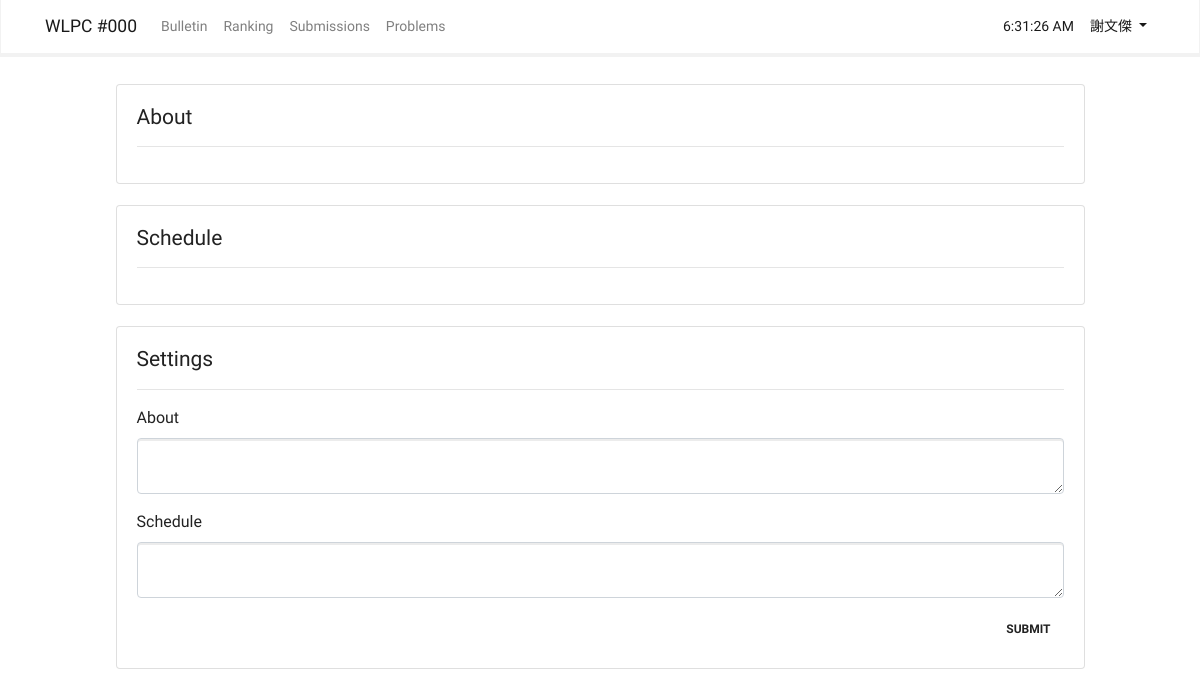
The page / (signed in) on the database its author committed.
### app/models.py (models this page shows, shortened)
class User(UserMixin, db.Model):
    __tablename__ = 'users'
    id = db.Column(db.Integer, primary_key = True)
    email = db.Column(db.String(64), unique = True, index = True)
    username = db.Column(db.String(64), index = True)
    password_hash = db.Column(db.String(128))
    status = db.Column(db.String)
    score = db.Column(db.Integer)
    @property
    def password(self):
        raise AttributeError('password is not a readable attribute')

class Setting(db.Model):
    __tablename__ = 'settings'
    setting = db.Column(db.String, primary_key = True, index = True)
    value = db.Column(db.Text)
    def get_or_create(**kwargs):
        instance = Setting.query.filter_by(**kwargs).first()
        if instance:
            return instance
        else:
            instance = Setting(**kwargs)
            instance.value = ''
            db.session.add(instance)
            db.session.commit()
            return instance

### app/main/views.py (the view, shortened to what this page needs)
@main.route('/', methods = ['GET', 'POST'])
def home():
    form = SettingForm()
    about = form.about.data = Setting.get_or_create(setting = 'about').value
    schedule = form.schedule.data = Setting.get_or_create(setting = 'schedule').value
    about = markdown(about, output_format = 'html')
    schedule = markdown(schedule, output_format = 'html')
    return render_template('home.html', current_time = datetime.utcnow(), form = form, about = about, schedule = schedule)

### app/main/forms.py (shortened to what this page needs)
class SettingForm(FlaskForm):
    about = TextAreaField('About')
    schedule = TextAreaField('Schedule')
    submit = SubmitField('Submit')

### app/models.py (called while the page is built)
@login_manager.user_loader
def load_user(user_id):
    return User.query.get(int(user_id))

### app/templates/home.html (shortened to what this page needs)
{% import "bootstrap/wtf.html" as wtf %}
{% extends "base.html" %}
{% block page_content %}
<div class="container" style="width: 90%">
    <div class="card">
        <div class="card-body">
            <h4 class="card-title">About</h4>
            <hr>
        </div>
    </div><br>
    <div class="card">
        <div class="card-body">
            <h4 class="card-title">Schedule</h4>
            <hr>
        </div>
    </div><br>
    {% if current_user.is_authenticated and current_user.id == 1 %}
    <div class="card">
        <div class="card-body">
            <h4 class="card-title">Settings</h4>
            <hr>
            <form method="POST">
                <div class="form-group">
                    {{ form.about.label }}{{ form.about(class='form-control') }}
                </div>
                <div class="form-group">
                    {{ form.schedule.label }}{{ form.schedule(class = 'form-control') }}
                </div>
                {{ form.submit(class = 'btn float-right') }}
            </form>
        </div>
    </div><br>
    {% endif %}
</div>
{% endblock %}

### app/templates/base.html (shortened to what this page needs)
{% extends "bootstrap/base.html" %}
{% block styles %}
<link rel="stylesheet" href="{{ url_for('static', filename='bootstrap.css') }}">
{% endblock %}
{% block navbar %}
<nav class="navbar navbar-expand-lg navbar-light bg-light fixed-top">
    <div class="container">
        <a class="navbar-brand" href="/">{{ config['CONTEST'] }}</a>
        <div class="collapse navbar-collapse" id="navbarColor03">
            <ul class="navbar-nav mr-auto">
                <li class="nav-item {{ 'active' if request.path.startswith('/bulletin') }}">
                    <a class="nav-link" href="{{ url_for('main.bulletin') }}">Bulletin<span class="sr-only">(current)</span></a>
                </li>
                <li class="nav-item {{ 'active' if request.path.startswith('/ranking') }}">
                    <a class="nav-link" href="{{ url_for('main.ranking') }}">Ranking</a>
                </li>
                <li class="nav-item {{ 'active' if request.path.startswith('/submissions') }}">
                    <a class="nav-link" href="{{ url_for('submission.list') }}">Submissions</a>
                </li>
                <li class="nav-item">
                    <a class="nav-link" href="#">Problems</a>
                </li>
            </ul>
            <ul class="navbar-nav my-lg-0">
                <li class="nav-item active">
                    <a class="nav-link" id="time">{{ moment(current_time).format('LTS') }}</a>
                </li>
                <li class="nav-item dropdown active">
                    {% if current_user.is_authenticated %}
                    <a class="nav-link dropdown-toggle" data-toggle="dropdown" href="#" id="themes">{{
                        current_user.username }} </a>
                    {% endif %}
                </li>
            </ul>
        </div>
    </div>
</nav>
{% endblock %}
{% block content %}
<br>
<br>
<br>
<br>
<div class="container">
    {% block page_content %}{% endblock %}
</div>
{% endblock %}

### rows shown on the page
User: username "謝文傑"
Setting: about.label "About"
Setting: schedule.label "Schedule"

### other values the page prints
{{ config['CONTEST'] }} "WLPC #000"
